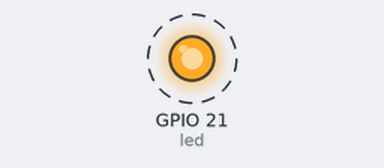
This program was run on a simulated ESP32 board running MicroPython. On the bench: output pins drawn as LEDs (lit = HIGH). Dashed ring = blinking. What the program prints to the serial console is not drawn. At 5.0 s the program stops and its outputs stay as they are.

Above: at 0.31 s.
Timing chart, 0 to 3.0 s (numbered marks = the images above):
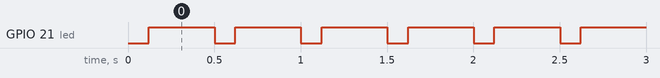

The program:

00_blink.py
```python
# Step 0: is the board alive? No wiring at all -- just USB.
# XIAO ESP32S3 user LED is GPIO21 and is ACTIVE LOW (0 = on).
import time
from machine import Pin

led = Pin(21, Pin.OUT)
print("blinking 10x on GPIO21 -- watch the tiny orange LED next to the USB port")
for i in range(10):
    led.value(0)
    time.sleep_ms(120)
    led.value(1)
    time.sleep_ms(380)
    print("  blink", i + 1)
print("board is alive.")
```

Measured:
- by itself, GPIO 21 (led): alternates HIGH for 0.38 s and LOW for 0.12 s, 19 changes in all, then stays HIGH
